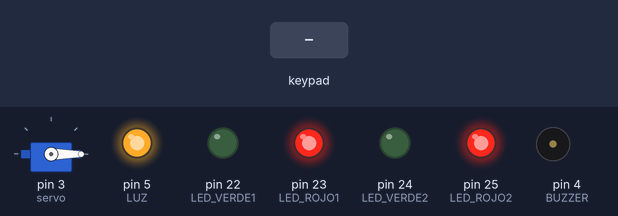
A sketch run on a simulated Arduino Mega 2560, built with avr-gcc and run on an emulated ATmega2560. Parts: servo, output pins drawn as LEDs (lit = HIGH), buzzer (waves = sounding). Inputs (shaded band) come from the test bench. What the sketch prints to the serial monitor is not drawn.

Above: at 1.2 s.
1.3 s: keypad keys 1 2 3 4 5 6 pressed 0.4 s apart
6.7 s: keypad keys 1 2 3 4 5 6 # pressed 0.4 s apart
At 8.5 s:
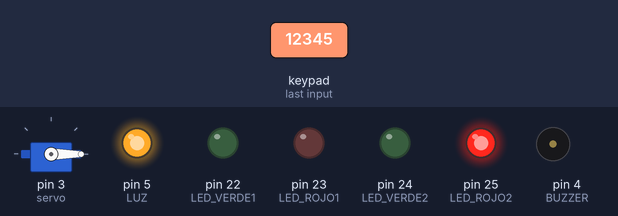
11.1 s: key 'A' pressed
At 11.5 s:
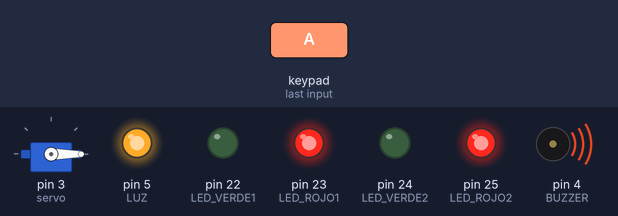
12.6 s: key 'B' pressed
14.1 s: key 'C' pressed
15.6 s: keypad keys 1 2 3 4 5 6 * pressed 0.4 s apart
At 18.5 s:
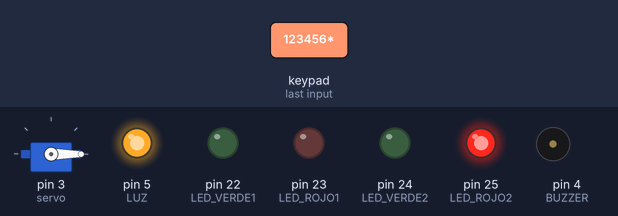
Timing chart, 0 to 20.0 s (numbered marks = the images above; inputs shaded):
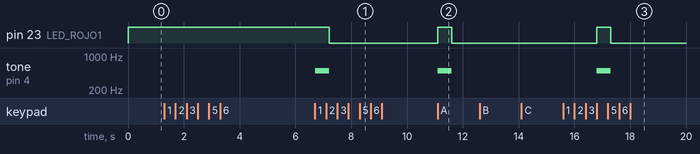

Measured:
- after the input at 1.3 s, every drawn part: stays the same
- after the input at 6.7 s, pin 23 (LED_ROJO1): HIGH → LOW after 0.51 s; tone on pin 4 (BUZZER): silent → 500 Hz at once, → silent 0.50 s later
- after the input at 11.1 s, pin 23 (LED_ROJO1): LOW → HIGH at once, → LOW 0.50 s later; tone on pin 4 (BUZZER): silent → 500 Hz at once, → silent 0.50 s later
- after the input at 12.6 s, every drawn part: stays the same
- after the input at 14.1 s, every drawn part: stays the same
- after the input at 15.6 s, pin 23 (LED_ROJO1): LOW → HIGH after 1.2 s, → LOW 0.50 s later; tone on pin 4 (BUZZER): silent → 500 Hz after 1.2 s, → silent 0.50 s later

The sketch:

Servomotor.ino
```cpp
#include <Keypad.h>
#include <Servo.h>

// Configuración de los teclados 4x4
const byte FILAS = 4;
const byte COLUMNAS = 4;
char keys[FILAS][COLUMNAS] = {
  {'1', '2', '3', 'A'},
  {'4', '5', '6', 'B'},
  {'7', '8', '9', 'C'},
  {'*', '0', '#', 'D'}
};

byte pinesFilas1[FILAS] = {28, 29, 30, 31};
byte pinesColumnas1[COLUMNAS] = {32, 33, 34, 35};
Keypad teclado1 = Keypad(makeKeymap(keys), pinesFilas1, pinesColumnas1, FILAS, COLUMNAS);

byte pinesFilas2[FILAS] = {42, 43, 44, 45};
byte pinesColumnas2[COLUMNAS] = {46, 47, 48, 49};
Keypad teclado2 = Keypad(makeKeymap(keys), pinesFilas2, pinesColumnas2, FILAS, COLUMNAS);

// Configuración de LEDs
int LED_VERDE1 = 22;
int LED_ROJO1 = 23;
int LED_VERDE2 = 24;
int LED_ROJO2 = 25;
int LUZ = 5;

// Configuración del servomotor
Servo servo;

// Configuración del buzzer
int BUZZER = 4;

// Configuración del sensor Booster
const int trigPin = 8;
const int echoPin = 7;

// Variables para claves de acceso
char TECLA1, TECLA2;
char CLAVE1[7], CLAVE2[7];
char CLAVES_VALIDAS1[3][7] = {"123456", "000000", "111222"};
char CLAVES_VALIDAS2[3][7] = {"654321", "111111", "222222"};
byte INDICE1 = 0, INDICE2 = 0;

void setup() {
  Serial.begin(9600);

  // Configuración de pines
  pinMode(LED_VERDE1, OUTPUT);
  pinMode(LED_ROJO1, OUTPUT);
  pinMode(LED_VERDE2, OUTPUT);
  pinMode(LED_ROJO2, OUTPUT);
  pinMode(BUZZER, OUTPUT);

  pinMode(trigPin, OUTPUT);
  pinMode(echoPin, INPUT);
  pinMode(LUZ, OUTPUT);

  servo.attach(3);
  servo.write(0);

  // Inicialización de LEDs
  digitalWrite(LED_ROJO1, HIGH);
  digitalWrite(LED_VERDE1, LOW);
  digitalWrite(LED_ROJO2, HIGH);
  digitalWrite(LED_VERDE2, LOW);
  digitalWrite(LUZ, HIGH);
}

void loop() {
  // Leer teclados
  TECLA1 = teclado1.getKey();
  TECLA2 = teclado2.getKey();

  if (TECLA1) manejarTeclado(TECLA1, CLAVE1, CLAVES_VALIDAS1, INDICE1, LED_VERDE1, LED_ROJO1, true);
  if (TECLA2) manejarTeclado(TECLA2, CLAVE2, CLAVES_VALIDAS2, INDICE2, LED_VERDE2, LED_ROJO2, false);

  // Asegurar que el buzzer esté apagado en cada ciclo de loop
  digitalWrite(BUZZER, LOW);  // Apaga el zumbador

}

void manejarTeclado(char tecla, char *clave, char claves_validas[3][7], byte &indice, int led_verde, int led_rojo, bool activar_servo) {
  clave[indice] = tecla;
  indice++;
  Serial.print(tecla);

  if (indice == 6) { // Cuando se ha ingresado una clave completa
    bool clave_correcta = false;
    for (int i = 0; i < 3; i++) {
      if (!strcmp(clave, claves_validas[i])) {
        clave_correcta = true;
        break;
      }
    }

    if (clave_correcta) {
      Serial.println(" Correcta");
      digitalWrite(led_verde, HIGH);
      digitalWrite(led_rojo, LOW);

      // Sonido de clave correcta
      tone(BUZZER, 1500, 500); // Tono agudo y corto
      delay(500);
      noTone(BUZZER);

      if (activar_servo) {
        servo.write(70);
        delay(3000);
        servo.write(0);
      }
    } else {
      Serial.println(" Incorrecta");
      digitalWrite(led_rojo, HIGH);
      digitalWrite(led_verde, LOW);

      // Sonido de clave incorrecta
      tone(BUZZER, 500, 500); // Tono grave y más largo
      delay(500);
      noTone(BUZZER);
    }

    // Reiniciar LEDs y buzzer
    digitalWrite(led_verde, LOW);
    digitalWrite(led_rojo, LOW);
    noTone(BUZZER);

    // Reiniciar entrada
    indice = 0;
    memset(clave, 0, 7);
  }
}
```
